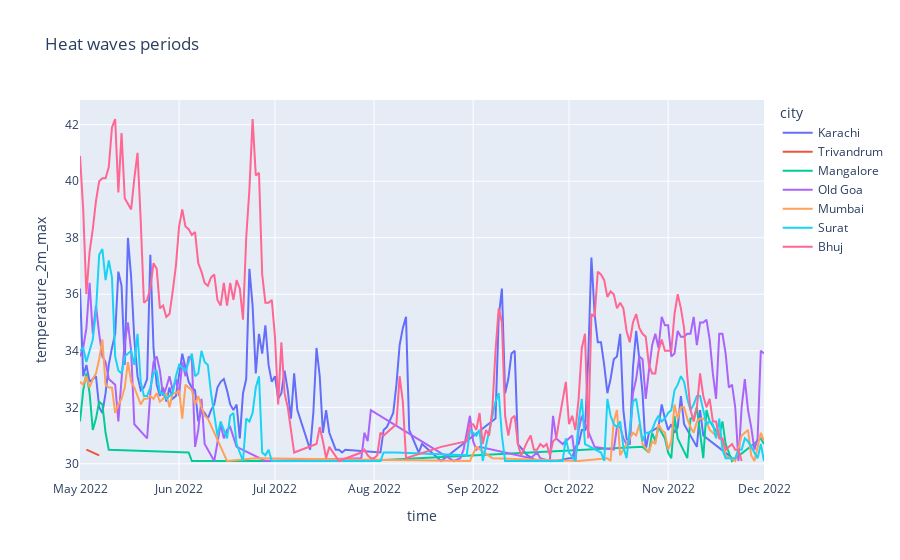

The cell this chart's notebook holds for it:
### Code cell
px.line(heatwave_periods,x='time',y='temperature_2m_max',title='Heat waves periods',color='city')
